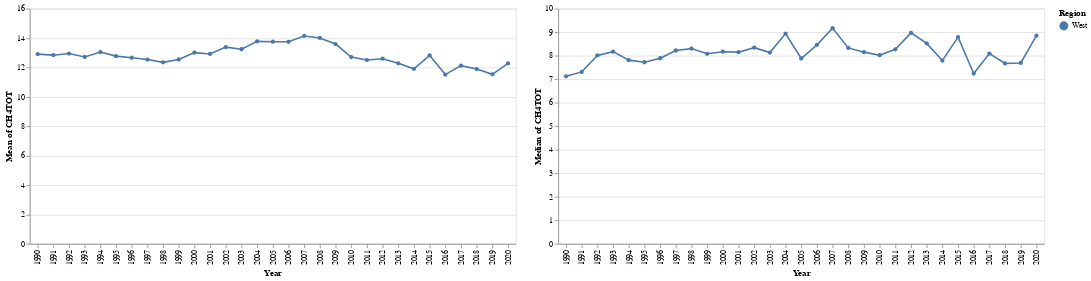

Write notebook code for a chart like this one.
### Markdown cell above
Trying to decide if we should use the mean or median because the data is right skewed.

### Code cell
fig2 = alt.Chart(ghg).transform_filter(
    alt.FieldEqualPredicate(field='Region', equal='West')
).encode(
    x = alt.X("Year:O"),
    y = alt.Y("mean(CH4TOT):Q"),
    color = alt.Color("Region:N")
).mark_line(point=True)

fig3 = alt.Chart(ghg).transform_filter(
    alt.FieldEqualPredicate(field='Region', equal='West')
).encode(
    x = alt.X("Year:O"),
    y = alt.Y("median(CH4TOT):Q"),
    color = alt.Color("Region:N")
).mark_line(point=True)

fig2 | fig3

### Figure 1 — Vega-Lite specification as saved in the notebook (floating-point values rounded to 4 significant figures; data arrays with more than 128 entries replaced by an {"elided": "..."} marker saying what was removed)
{"config": {"view": {"continuousWidth": 300, "continuousHeight": 300}}, "hconcat": [{"mark": {"type": "line", "point": true}, "encoding": {"color": {"field": "Region", "type": "nominal"}, "x": {"field": "Year", "type": "ordinal"}, "y": {"aggregate": "mean", "field": "CH4TOT", "type": "quantitative"}}, "transform": [{"filter": {"equal": "West", "field": "Region"}}]}, {"mark": {"type": "line", "point": true}, "encoding": {"color": {"field": "Region", "type": "nominal"}, "x": {"field": "Year", "type": "ordinal"}, "y": {"aggregate": "median", "field": "CH4TOT", "type": "quantitative"}}, "transform": [{"filter": {"equal": "West", "field": "Region"}}]}], "data": {"name": "data-a75dd0c3ec157614e70e59ad13c511a5"}, "$schema": "https://vega.github.io/schema/vega-lite/v5.16.3.json", "datasets": {"data-a75dd0c3ec157614e70e59ad13c511a5": {"elided": "1581 records"}}}
